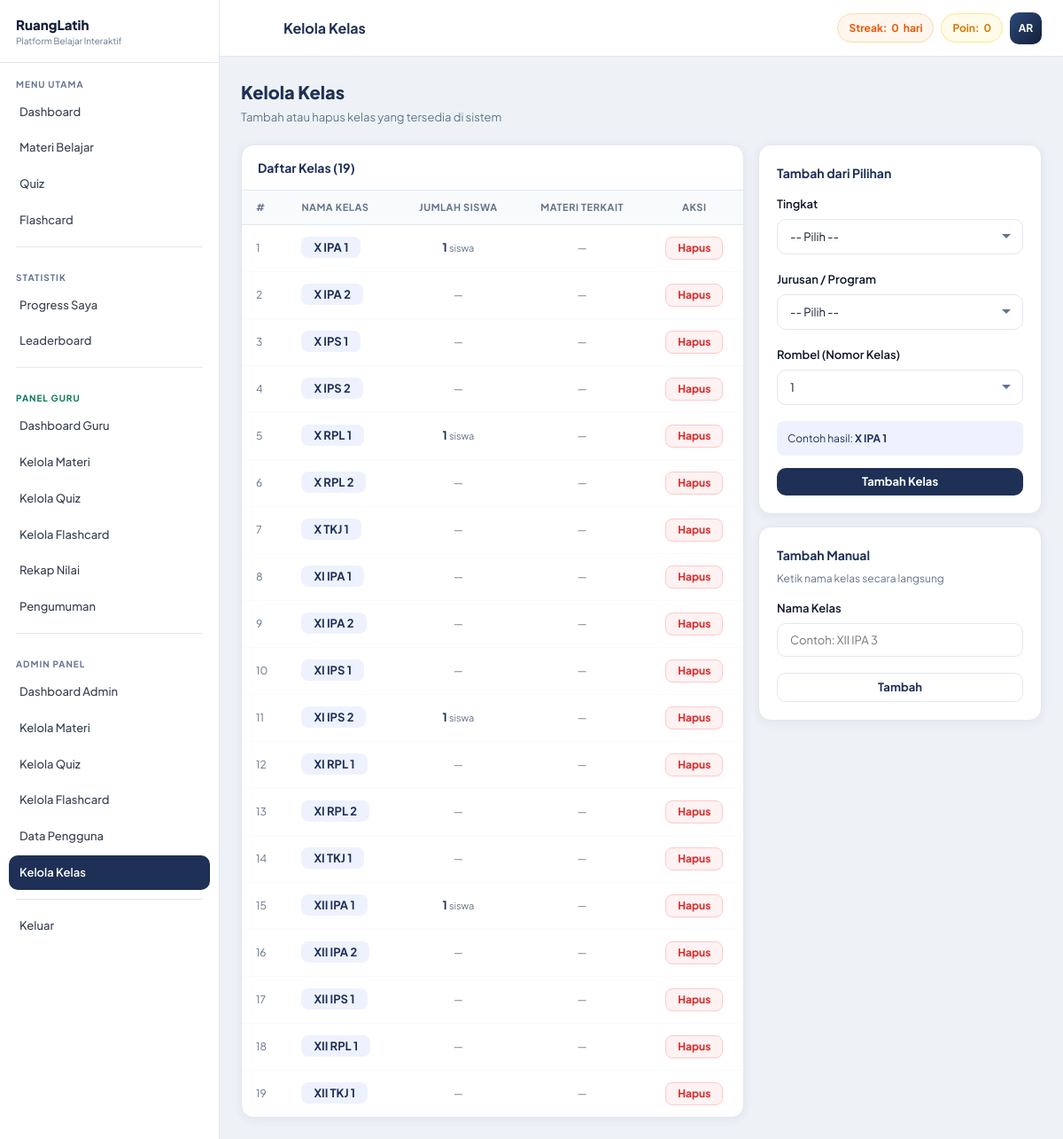
Page /admin/kelas.php (signed in) on the committed database.
### tables this page shows
CREATE TABLE users (
    id          INT AUTO_INCREMENT PRIMARY KEY,
    name        VARCHAR(100) NOT NULL,
    email       VARCHAR(150) UNIQUE NOT NULL,
    password    VARCHAR(255) NOT NULL,
    role        ENUM('user','admin','guru') DEFAULT 'user',
    nisn        VARCHAR(10)  DEFAULT NULL COMMENT '10 digit Nomor Induk Siswa Nasional',
    no_absen    TINYINT UNSIGNED DEFAULT NULL COMMENT 'Nomor absen di kelas',
    kelas       VARCHAR(30)  DEFAULT NULL  COMMENT 'Contoh: X IPA 1, XI RPL 2',
    avatar      VARCHAR(255) DEFAULT NULL,
    total_points INT DEFAULT 0,
    streak      INT DEFAULT 0,
    last_active DATE DEFAULT NULL,
    created_at  TIMESTAMP DEFAULT CURRENT_TIMESTAMP
);

CREATE TABLE kelas (
    id         INT AUTO_INCREMENT PRIMARY KEY,
    nama       VARCHAR(30) NOT NULL UNIQUE COMMENT 'Contoh: X IPA 1, XI RPL 2',
    created_at TIMESTAMP DEFAULT CURRENT_TIMESTAMP
);

### includes/functions.php (called while the page is built, shortened)
<?php
function getCurrentUser() {
    $db = getDB(); $id = (int)$_SESSION['user_id'];
    $r  = $db->query("SELECT * FROM users WHERE id=$id LIMIT 1");
    return $r ? $r->fetch_assoc() : null;
}
function getInitials($name) {
    $w=explode(' ',trim($name)); $i='';
    foreach(array_slice($w,0,2) as $word) $i.=strtoupper(substr($word,0,1));
    return $i;
}

### admin/kelas.php (the view, shortened to what this page needs)
<?php
require_once __DIR__ . '/../includes/functions.php';
$user = getCurrentUser(); $db = getDB(); $pageTitle = 'Kelola Kelas';
$kelasList = $db->query("
    SELECT k.*,
        (SELECT COUNT(*) FROM users WHERE kelas=k.nama AND role='user') as jml_siswa,
        (SELECT COUNT(*) FROM materials WHERE kelas=k.nama) as jml_materi
    FROM kelas k ORDER BY k.nama
");
include __DIR__ . '/../includes/header.php';
?>
<div style="display:flex;flex-wrap:wrap;align-items:center;justify-content:space-between;gap:14px;margin-bottom:20px">
    <div>
        <div style="font-size:20px;font-weight:800;color:var(--navy)">Kelola Kelas</div>
        <div style="font-size:13px;color:var(--muted);margin-top:2px">Tambah atau hapus kelas yang tersedia di sistem</div>
    </div>
</div>
<div style="display:grid;grid-template-columns:1fr 320px;gap:16px;align-items:start">
<div class="card" style="overflow:hidden">
    <div style="padding:14px 18px;border-bottom:1px solid var(--border);font-weight:700;font-size:14px;color:var(--navy)">
        Daftar Kelas (<?= $kelasList ? $kelasList->num_rows : 0 ?>)
    </div>
    <div style="overflow-x:auto">
    <table class="data-table">
        <thead>
            <tr>
                <th>#</th>
                <th>Nama Kelas</th>
                <th style="text-align:center">Jumlah Siswa</th>
                <th style="text-align:center">Materi Terkait</th>
                <th style="text-align:center">Aksi</th>
            </tr>
        </thead>
        <tbody>
        <?php if (!$kelasList || $kelasList->num_rows === 0): ?>
        <tr>
            <td colspan="5" style="text-align:center;padding:40px;color:var(--muted)">
                <div style="font-weight:600;margin-bottom:6px">Belum ada kelas</div>
                <div style="font-size:12px">Tambah kelas menggunakan form di samping</div>
            </td>
        </tr>
        <?php else: $no = 1; while ($k = $kelasList->fetch_assoc()): ?>
        <tr>
            <td style="color:var(--muted);font-size:12px"><?= $no++ ?></td>
            <td>
                <span style="background:var(--navy-pale);color:var(--navy);font-size:13px;font-weight:700;padding:4px 14px;border-radius:8px">
                    <?= htmlspecialchars($k['nama']) ?>
                </span>
            </td>
            <td style="text-align:center">
                <?php if ($k['jml_siswa'] > 0): ?>
                <span style="font-weight:700;color:var(--navy)"><?= $k['jml_siswa'] ?></span>
                <span style="font-size:11px;color:var(--muted)"> siswa</span>
                <?php else: ?>
                <span style="color:var(--muted);font-size:12px">—</span>
                <?php endif; ?>
            </td>
            <td style="text-align:center">
                <?php if ($k['jml_materi'] > 0): ?>
                <span style="font-weight:700;color:var(--navy)"><?= $k['jml_materi'] ?></span>
                <span style="font-size:11px;color:var(--muted)"> materi</span>
                <?php else: ?>
                <span style="color:var(--muted);font-size:12px">—</span>
                <?php endif; ?>
            </td>
            <td style="text-align:center">
                <form method="POST" onsubmit="return confirm('Hapus kelas <?= htmlspecialchars($k['nama']) ?>?<?= $k['jml_siswa'] > 0 ? " \\n\\nPeringatan: ada {$k['jml_siswa']} siswa di kelas ini!" : '' ?>')">
                    <button type="submit" class="btn btn-red btn-sm">Hapus</button>
                </form>
            </td>
        </tr>
        <?php endwhile; endif; ?>
        </tbody>
    </table>
    </div>
</div>
<div style="display:flex;flex-direction:column;gap:14px">
    <div class="card card-pad">
        <div style="font-weight:700;font-size:14px;color:var(--navy);margin-bottom:14px">Tambah dari Pilihan</div>
        <form method="POST">
            <div class="form-group">
                <label class="form-label">Tingkat</label>
                <select name="tingkat" class="form-input form-select" required>
                    <option value="">-- Pilih --</option>
                </select>
            </div>
            <div class="form-group">
                <label class="form-label">Jurusan / Program</label>
                <select name="jurusan" class="form-input form-select" required>
                    <option value="">-- Pilih --</option>
                </select>
            </div>
            <div class="form-group">
                <label class="form-label">Rombel (Nomor Kelas)</label>
                <select name="rombel" class="form-input form-select">
                    <?php for ($i = 1; $i <= 6; $i++): ?>
                    <option value="<?= $i ?>"><?= $i ?></option>
                    <?php endfor; ?>
                </select>
            </div>
            <div style="background:var(--navy-pale);border-radius:8px;padding:10px 12px;font-size:12px;color:var(--navy);margin-bottom:14px">
                Contoh hasil: <strong id="previewKelas">X IPA 1</strong>
            </div>
            <button type="submit" class="btn btn-navy btn-full">Tambah Kelas</button>
        </form>
    </div>
    <div class="card card-pad">
        <div style="font-weight:700;font-size:14px;color:var(--navy);margin-bottom:6px">Tambah Manual</div>
        <div style="font-size:12px;color:var(--muted);margin-bottom:14px">Ketik nama kelas secara langsung</div>
        <form method="POST">
            <div class="form-group">
                <label class="form-label">Nama Kelas</label>
                <input type="text" name="nama" class="form-input"
                    placeholder="Contoh: XII IPA 3"
                    maxlength="30" required>
            </div>
            <button type="submit" class="btn btn-outline btn-full">Tambah</button>
        </form>
    </div>
</div>
</div>
<?php include __DIR__ . '/../includes/footer.php'; ?>

### includes/header.php (shortened to what this page needs)
<!DOCTYPE html>
<html lang="id">
<head>
<link href="https://cdn.jsdelivr.net/npm/@tabler/icons-webfont@2.40.0/tabler-icons.min.css" rel="stylesheet">
<link rel="stylesheet" href="<?= APP_URL ?>/assets/css/custom.css">
</head>
<body>
<div class="app-wrap">
<?php include __DIR__ . '/sidebar.php'; ?>
<div class="main-area">
<header class="topbar">
    <div class="topbar-left">
        <button class="topbar-menu-btn" onclick="toggleSidebar()">
        </button>
        <div class="topbar-title"><?= isset($pageTitle) ? htmlspecialchars($pageTitle) : APP_NAME ?></div>
    </div>
    <div class="topbar-right">
        <?php if ($user): ?>
        <div class="topbar-badge topbar-streak">
            Streak: <strong><?= (int)$user['streak'] ?></strong> hari
        </div>
        <div class="topbar-badge topbar-pts">
            Poin: <strong><?= number_format((int)$user['total_points']) ?></strong>
        </div>
        <div class="topbar-avatar" title="<?= htmlspecialchars($user['name']) ?>">
            <?= getInitials($user['name']) ?>
        </div>
        <?php endif; ?>
    </div>
</header>
<main class="page-content">

### assets/css/custom.css (style rules this page uses)
:root { --navy: #1e3055; --navy-dk: #131f3a; --navy-lt: #2d4a7a; --navy-pale: #eef2ff; --gold: #f59e0b; --gold-dk: #d97706; --gold-lt: #fde68a; --gold-pale: #fffbeb; --bg: #eef2f7; --white: #ffffff; --text: #0f172a; --muted: #64748b; --border: #e2e8f0; --r: 14px; --r-lg: 20px; --r-xl: 28px; --shadow: 0 2px 12px rgba(30,48,85,.07); --shadow-lg: 0 8px 32px rgba(30,48,85,.14); --sidebar-w: 248px; --topbar-h: 64px; }
*,:before,:after { box-sizing:border-box;margin:0;padding:0 }
body { font-family:'Plus Jakarta Sans',system-ui,sans-serif;background:var(--bg);color:var(--text);font-size:14px;line-height:1.6;-webkit-font-smoothing:antialiased }
input,select,textarea,button { font-family:inherit }
.app-wrap { display:flex;min-height:100vh }
.main-area { flex:1;display:flex;flex-direction:column;margin-left:var(--sidebar-w);min-width:0;transition:margin .3s }
.topbar { background:var(--white); border-bottom:1px solid var(--border); height:var(--topbar-h);padding:0 24px; display:flex;align-items:center;justify-content:space-between; position:sticky;top:0;z-index:80; flex-shrink:0; }
.topbar-left { display:flex;align-items:center;gap:12px }
.topbar-menu-btn { background:none;border:none;cursor:pointer; width:36px;height:36px;border-radius:9px; display:flex;align-items:center;justify-content:center; font-size:20px;color:var(--muted); transition:background .15s; }
.topbar-title { font-weight:700;font-size:16px;color:var(--navy) }
.topbar-right { display:flex;align-items:center;gap:8px }
.topbar-badge { display:flex;align-items:center;gap:5px; padding:6px 12px;border-radius:99px;font-size:12px;font-weight:700; }
.topbar-streak { background:#fff7ed;color:#ea580c;border:1px solid #fed7aa }
.topbar-pts { background:var(--gold-pale);color:var(--gold-dk);border:1px solid var(--gold-lt) }
.topbar-avatar { width:36px;height:36px;border-radius:10px; background:linear-gradient(135deg,var(--navy-lt),var(--navy-dk)); color:var(--white);font-weight:700;font-size:12px; display:flex;align-items:center;justify-content:center;cursor:pointer; }
.page-content { flex:1;padding:24px;animation:pgFade .25s ease }
.btn { display:inline-flex;align-items:center;gap:7px;padding:9px 18px;border-radius:10px;font-size:13px;font-weight:700;border:none;cursor:pointer;transition:all .15s;line-height:1 }
.btn-navy { background:var(--navy);color:var(--white) }
.btn-outline { background:transparent;color:var(--navy);border:1.5px solid var(--border) }
.btn-red { background:#fef2f2;color:#dc2626;border:1px solid #fecaca }
.btn-sm { padding:6px 13px;font-size:12px;border-radius:8px }
.btn-full { width:100%;justify-content:center }
.card { background:var(--white);border-radius:var(--r);border:1px solid var(--border);box-shadow:var(--shadow);overflow:hidden }
.card-pad { padding:20px }
.data-table { width:100%;border-collapse:collapse;font-size:13px }
.data-table th { background:#f8fafc;padding:10px 16px;text-align:left;font-size:11px;font-weight:700;color:var(--muted);text-transform:uppercase;letter-spacing:.05em;border-bottom:1px solid var(--border) }
.data-table td { padding:13px 16px;border-bottom:1px solid #f8fafc;vertical-align:middle }
.data-table tbody tr:last-child td { border:none }
.form-label { display:block;font-size:13px;font-weight:600;color:var(--text);margin-bottom:6px }
.form-input { width:100%;padding:10px 14px; border:1.5px solid var(--border);border-radius:10px; font-size:13px;color:var(--text);background:var(--white); transition:border-color .15s,box-shadow .15s;outline:none; }
.form-select { appearance:none;background-repeat:no-repeat;background-position:right 12px center;padding-right:36px }
.form-group { margin-bottom:18px }

### rows in the picture
users: streak "0", total_points "0", name "AR"
kelas: nama "X IPA 1", jml_siswa "1"
kelas: nama "X IPA 2"
kelas: nama "X IPS 1"
kelas: nama "X IPS 2"
kelas: nama "X RPL 1", jml_siswa "1"
kelas: nama "X RPL 2"
kelas: nama "X TKJ 1"
kelas: nama "XI IPA 1"
kelas: nama "XI IPA 2"
kelas: nama "XI IPS 1"
kelas: nama "XI IPS 2", jml_siswa "1"
kelas: nama "XI RPL 1"
kelas: nama "XI RPL 2"
kelas: nama "XI TKJ 1"
kelas: nama "XII IPA 1", jml_siswa "1"
kelas: nama "XII IPA 2"
kelas: nama "XII IPS 1"
kelas: nama "XII RPL 1"
kelas: nama "XII TKJ 1"

### other values in the picture
$pageTitle "Kelola Kelas"
$kelasList->num_rows "19"
form field rombel "1"
